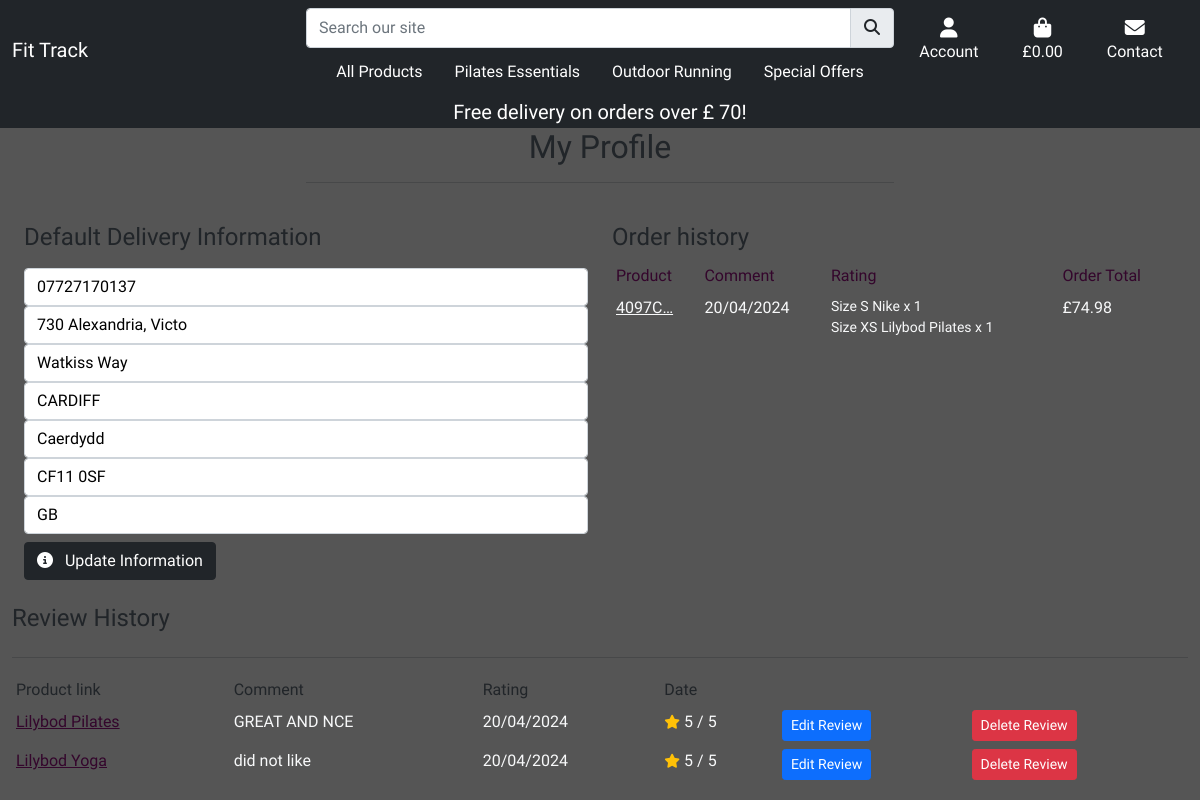
The app's page /profile/ (signed in), older data.
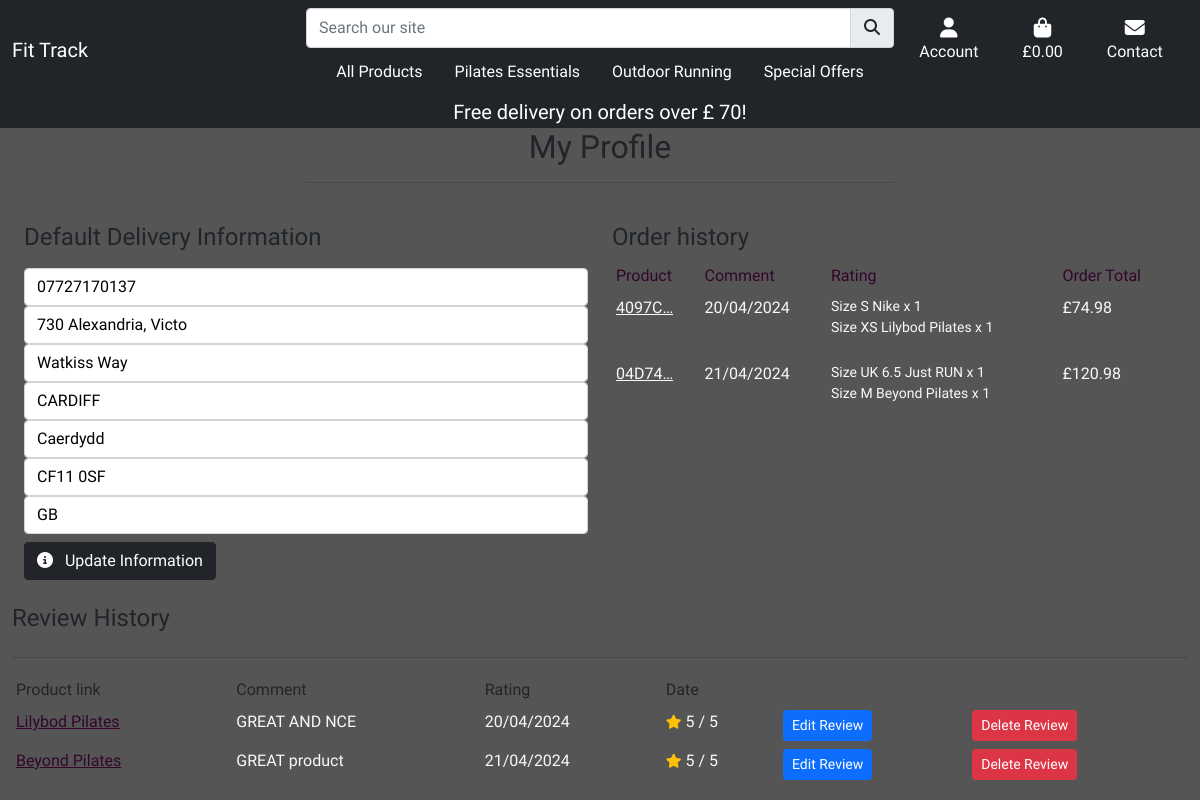
The same page, newer data.
### profiles/models.py (models this page shows, shortened)
class UserProfile(models.Model):
    user = models.OneToOneField(User, on_delete=models.CASCADE)
    default_phone_number = models.CharField(max_length=20, null=True, blank=True)
    default_street_address1 = models.CharField(max_length=80, null=True, blank=True)
    default_street_address2 = models.CharField(max_length=80, null=True, blank=True)
    default_town_or_city = models.CharField(max_length=40, null=True, blank=True)
    default_county = models.CharField(max_length=80, null=True, blank=True)
    default_postcode = models.CharField(max_length=20, null=True, blank=True)
    default_country = models.CharField(max_length=40, null=False, blank=False)

### checkout/models.py (models this page shows, shortened)
class Order(models.Model):
    order_number = models.CharField(max_length=32, null=False, editable=False)
    user_profile = models.ForeignKey(UserProfile, on_delete=models.SET_NULL,
                                     null=True, blank=True, related_name='orders')
    full_name = models.CharField(max_length=50, null=False, blank=False)
    email = models.EmailField(max_length=254, null=False, blank=False)
    phone_number = models.CharField(max_length=20, null=False, blank=False)
    country = models.CharField(max_length=40, null=False, blank=False)
    postcode = models.CharField(max_length=20, null=True, blank=True)
    town_or_city = models.CharField(max_length=40, null=False, blank=False)
    street_address1 = models.CharField(max_length=80, null=False, blank=False)
    street_address2 = models.CharField(max_length=80, null=True, blank=True)
    county = models.CharField(max_length=80, null=True, blank=True)
    date = models.DateTimeField(auto_now_add=True)
    delivery_cost = models.DecimalField(max_digits=6, decimal_places=2, null=False, default=0)
    order_total = models.DecimalField(max_digits=10, decimal_places=2, null=False, default=0)
    grand_total = models.DecimalField(max_digits=10, decimal_places=2, null=False, default=0)
    original_bag = models.TextField(null=False, blank=False, default='')
    stripe_pid = models.CharField(max_length=254, null=False, blank=False, default='')

class OrderLineItem(models.Model):
    order = models.ForeignKey(Order, null=False, blank=False, on_delete=models.CASCADE, related_name='lineitems')
    product = models.ForeignKey(Product, null=False, blank=False, on_delete=models.CASCADE)
    product_size = models.CharField(max_length=2, null=True, blank=True)
    quantity = models.IntegerField(null=False, blank=False, default=0)
    lineitem_total = models.DecimalField(max_digits=6, decimal_places=2, null=False, blank=False, editable=False)

### products/models.py (models this page shows, shortened)
class Product(models.Model):
    category = models.ForeignKey('Category', null=True, blank=True, on_delete=models.SET_NULL)
    sku = models.CharField(max_length=254, null=True, blank=True)
    name = models.CharField(max_length=254)
    different_size = models.BooleanField(default=False)
    description = models.TextField()
    new = models.BooleanField(default=False)
    on_sale = models.BooleanField(default=False)
    all_specials = models.BooleanField(default=False)
    details = models.CharField(max_length=360)
    materials = models.CharField(max_length=254, null=True,default=None)
    fabric_care = models.CharField(max_length=360)
    price = models.DecimalField(max_digits=6, decimal_places=2)
    rating = models.DecimalField(max_digits=6, decimal_places=2, null=True, blank=True)
    image = models.ImageField(null=True, blank=True)
    size = models.CharField(max_length=254, null=True, blank=True)
    weight =  models.CharField(max_length=254, null=True, blank=True)
    special_price = models.DecimalField(
        max_digits=6, decimal_places=2, null=False, blank=False, default=0)

class Review(models.Model):
    product = models.ForeignKey(
        Product, on_delete=models.CASCADE, related_name='reviews'
    )
    user = models.ForeignKey(
        User, on_delete=models.SET_NULL, null=True, blank=True,
    )
    rating = models.IntegerField(
        validators=[MinValueValidator(1), MaxValueValidator(5)])
    comment = models.TextField()
    created_date = models.DateTimeField(auto_now_add=True)

### profiles/views.py (the view)
# urls.py: path('profile/', include('profiles.urls')),
@login_required
def profile(request):
    profile = get_object_or_404(UserProfile, user=request.user)
    reviews = Review.objects.filter(user=request.user)
    if request.method == 'POST':
        form = UserProfileForm(request.POST, instance=profile)
        if form.is_valid():
            form.save()
            messages.success(request, 'Profile updated successfully')
        else:
            messages.error(request, 'Update failed. Please ensure the form is valid.')
    else:
        form = UserProfileForm(instance=profile)
    orders = profile.orders.all()
    template = 'profiles/profile.html'
    context = {
        'form': form,
        'orders': orders,
        'reviews': reviews,
        'on_profile_page': True
    }
    return render(request, template, context)

### profiles/templates/profiles/profile.html (shortened to what this page needs)
{% extends "base.html"%}
{% load static %}
{% block extra_css %}
<link rel="stylesheet" href="{% static 'profiles/css/profile.css' %}">
{% endblock %}
{% block content %}
<div class="cover"></div>
<div class="container-fluid vh-100 clear-nav">
    {% include 'includes/banner.html'%}
    <div class="row">
        <div class="col text-center ">
            <h2 class="text-dark">My Profile</h2>
            <hr class="w-50 mx-auto mb-3">
        </div>
    </div>
    <div class="row col-12 mx-auto">
        <div class="col-12 col-lg-6 mt-4">
            <h2 class="text-dark fs-4 text-md">
                Default Delivery Information
            </h2>
            <form id="profile-update-form" class="mt-3" action="{% url 'profile' %}" method="POST">
                {{ form|crispy }}
                <button class="btn btn-dark text-center mt-2 shopping-button" type="submit">
                    <i class="fa-solid fa-circle-info pe-2"></i>
                    Update Information
                </button>
            </form>
        </div>
        <div class="col-12 col-lg-6 mt-4">
            <h2 class="dark fs-4 text-dark">Order history</h2>
            <div class="order-history table-responsive">
                <table class="table table-sm table-borderless">
                    <thead>
                        <tr class="text-purple">
                            <td>Product</td>
                            <td>Comment</td>
                            <td>Rating</td>
                            <td>Order Total</td>
                        </tr>
                    </thead>
                    <tbody class="text-light">
                        {% if orders.count == 0 %}
                            <tr>
                                <td colspan="4" class="text-center">You haven't made any reviews yet.</td>
                            </tr>
                        {% else %}
                            {% for order in orders %}
                                <tr>
                                    <td>
                                        <a class="text-light" href="{% url 'order_history' order.order_number %}"
                                        title="{{ order.order_number }}">
                                        {{ order.order_number|truncatechars:6 }}
                                        </a>
                                    </td>
                                    <td>{{ order.date|date:"d/m/Y" }}</td>
                                    <td>
                                        <ul class="list-unstyled ">
                                            {% for item in order.lineitems.all %}
                                                <li class="small ">
                                                    Size {{ item.product.size|upper }}
                                                    {{ item.product.name }} x {{ item.quantity }}
                                                </li>
                                            {% endfor %}
                                        </ul>
                                    </td>
                                    <td>£{{ order.grand_total }}</td>
                                </tr>
                            {% endfor %}
                            {% endif %}
                    </tbody>
                </table>
            </div>
        </div>
    </div>
    <div class="col-12  mt-4">
        <h2 class="dark fs-4 text-dark">Review History</h2>
        <div class="order-history table-responsive">
            <table class="table table-sm table-borderless">
                <thead>
                    <tr class="text-dark">
                        <td>Product link</td>
                        <td>Comment</td>
                        <td>Rating</td>
                        <td>Date</td>
                        <td></td>
                    </tr>
                </thead>
                <tbody class="text-light">
                    {% if reviews.count == 0 %}
                        <tr>
                            <td colspan="4" class="text-center">You haven't made any orders yet.</td>
                        </tr>
                    {% else %}
                        {% for review in reviews %}
                            <tr>
                                <td>
                                    <a class="text-purple" href ="{% url 'product_detail' review.product.id %}">
                                        {{ review.product.name }}
                                    </a>
                                </td>
                                <td>
                                    {{ review.comment }}
                                </td>
                                <td>
                                    {{ review.created_date|date:"d/m/Y" }}
                                </td>
                                <td>
                                    <small class="text-muted"><i class="fas fa-star pe-1 text-warning"></i></small>{{ review.rating }} / 5
                                </td>
                                <td>
                                    <a class="btn btn-primary btn-sm" href="{% url 'edit_review' review.id %}">Edit Review</a>
                                </td>
                                <td>
                                    <form method="post" action="{% url 'delete_review' review.id %}">
                                        <button type="submit" class="btn btn-sm btn-danger">Delete Review</button>
                                    </form>
                                </td>
                            </tr>
                        {% endfor %}
                        {% endif %}
                        <hr>
                    </tbody>
                </table>
            </div>
        </div>
    </div>
{% endblock %}

Row changes from the older to the newer data that the page shows:
removed Review: product.name "Lilybod Yoga", comment "did not like", created_date "20/04/2024", rating "5"
added Order: order_number "04D74…", date "21/04/2024", grand_total "120.98"
added OrderLineItem: product.size "UK 6.5", product.name "Just RUN", quantity "1", shown under "04D74…"
added OrderLineItem: product.size "M", product.name "Beyond Pilates", quantity "1", shown under "04D74…"
added Review: product.name "Beyond Pilates", comment "GREAT product", created_date "21/04/2024", rating "5"
